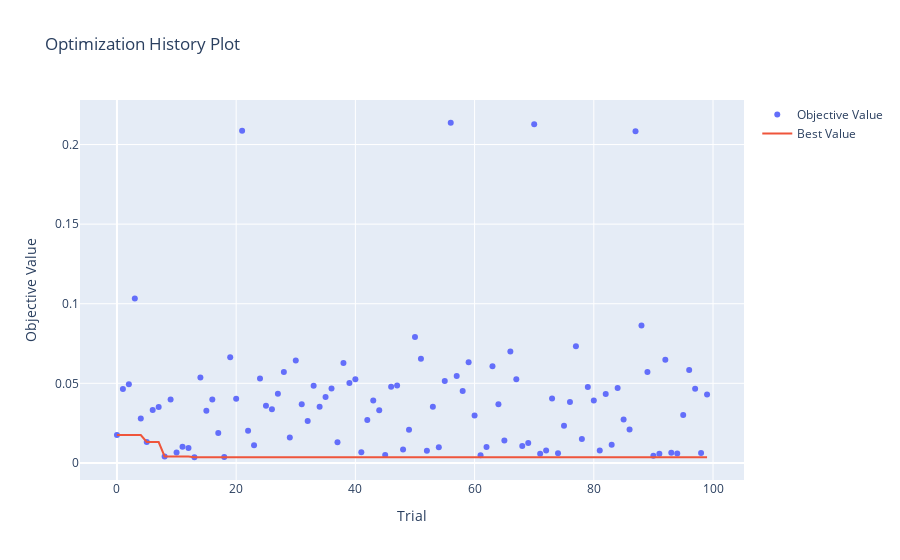
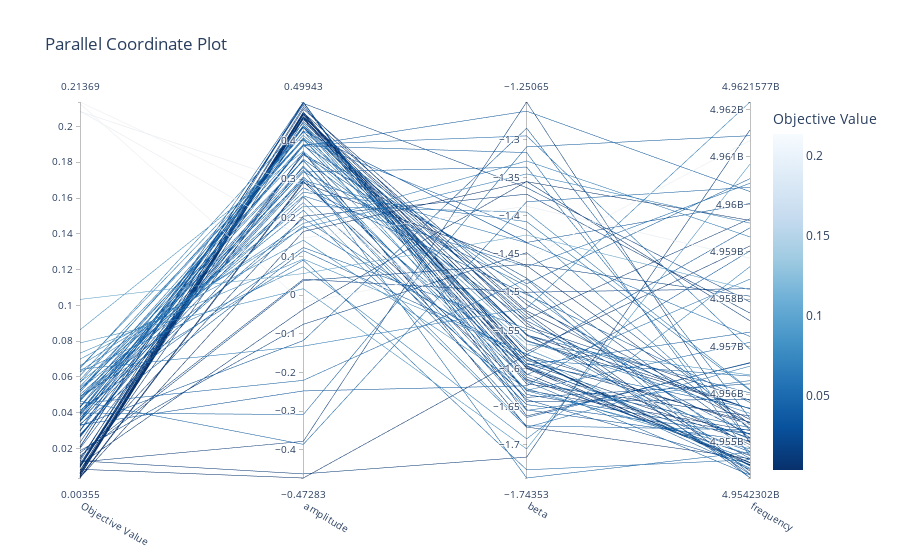

The notebook cell these images were saved under, in order:
### Markdown cell above
## Objeptimization analysis with optuna tools

### Code cell
optuna.visualization.plot_optimization_history(study).show()
optuna.visualization.plot_parallel_coordinate(study).show()
